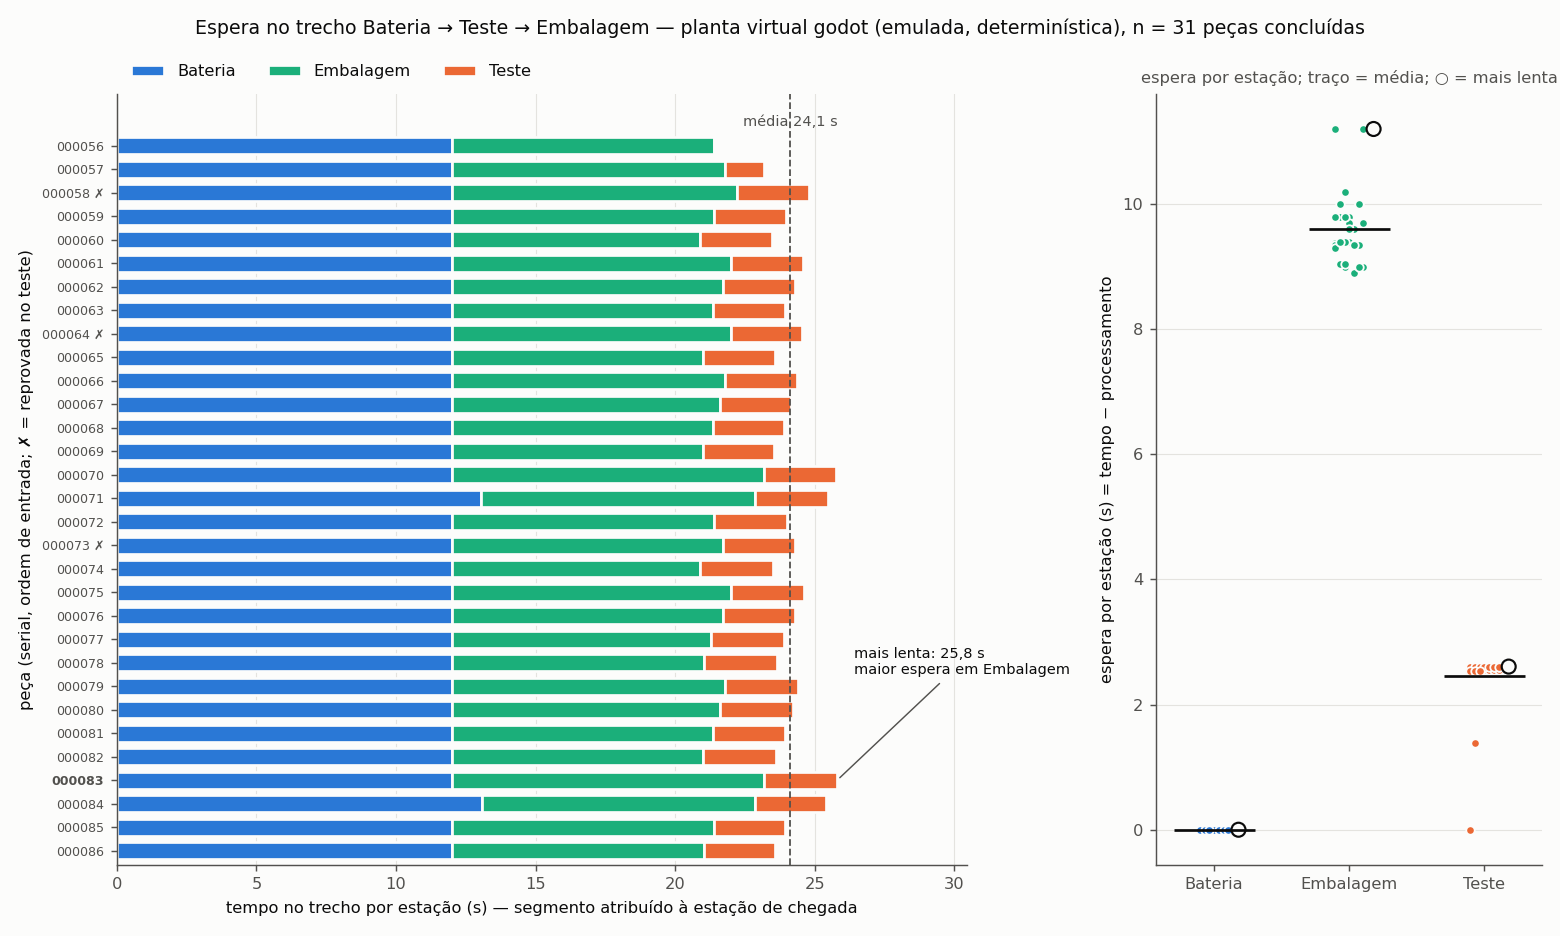

Source code (Python):
#!/usr/bin/env python3
# /// script
# requires-python = ">=3.12,<3.13"
# dependencies = ["matplotlib==3.10.3", "pyyaml>=6.0", "jsonschema>=4.23"]
# ///
"""Tarefa 2.9 (RF-A2-08): análise de espera por peça e por estação no trecho instrumentado.

- Lê o banco **só** por `app/nucleo/dados.py` (`Dados.lead_times`, `Dados.ficha`, `Dados.espera_por_estacao`), as
  mesmas funções da página Rastreio, com o banco aberto em `mode=ro` (o aas-sync é o único escritor, ADR-0007).
  Nenhum SQL próprio.
- Amostra = peças **concluídas** cujas origens estão todas em `medida` de `config/origens.yaml` (ADR-0013, ADR-0025).
  Se aparecer `emulador:roteiro` ou `emulador:teste`, o script para: dado sintético não entra em análise.
- Definições (docs/convencoes-fase-2.md §3 e §7; `nucleo/pecas.py`): lead time = saída − entrada; processamento =
  soma dos `dur_s`; espera = lead time − processamento; o ciclo associado (`inicio` → `fim`) é um segmento da
  estação do botão e os demais intervalos entre eventos consecutivos vão para a estação do evento de chegada
  (revisão de contratos da Fase 2, achado 1).
- Geração "Simulado (M2)" do lead time e da espera do trecho: `f0_replicacoes.csv` (tarefa 0.8, n = 30 sementes),
  só lida, não recalculada. Lead time e espera **não têm baseline no M1** (SPECS §2.1).

Saídas em --saida: f2_espera.md (tabelas), f2_espera.csv (uma linha por peça), f2_espera.png (gráfico).

Uso (pasta MOD 3):
  ~/.local/bin/uv run dados/analises/f2_espera.py --db dados/dados.f2.db
"""
from __future__ import annotations

import argparse
import csv
import os
import statistics
import sys
from collections import Counter
from dataclasses import dataclass
from pathlib import Path

AQUI = Path(__file__).resolve().parent
MOD3 = AQUI.parents[1]
sys.path[:0] = [str(MOD3 / "app"), str(MOD3 / "pipeline" / "contrato" / "src")]

from nucleo.configuracao import dispositivos as ler_dispositivos
from nucleo.dados import ORIGENS_MEDIDAS, BancoIndisponivel, Dados

PROIBIDAS = {"emulador:roteiro", "emulador:teste"}
# Cores: paleta categórica de referência (skill dataviz, slots 1–3 na ordem fixa), estação = identidade.
CORES = {"Bateria": "#2a78d6", "Teste": "#eb6834", "Embalagem": "#1baf7a"}
TEXTO, TEXTO2, SUPERFICIE = "#0b0b0b", "#52514e", "#fcfcfb"


@dataclass
class LinhaPeca:
    peca: str
    entrada: str
    lead_time_s: float
    processamento_s: float
    espera_s: float
    resultado_teste: int | None
    origens: str
    tempo: dict[str, float]          # tempo por estação (soma dos segmentos)
    espera: dict[str, float]         # espera por estação
    estacao_maior_espera: str


def fmt(v: float | None, casas: int = 3) -> str:
    if v is None:
        return "—"
    return f"{v:,.{casas}f}".replace(",", "X").replace(".", ",").replace("X", " ")


def carregar(db: Path, cfg: Path) -> tuple[list[LinhaPeca], dict[str, float], list[str], dict[str, int]]:
    try:
        dados = Dados(db, ler_dispositivos(cfg))
    except BancoIndisponivel as erro:
        sys.exit(f"erro: {erro}")
    with dados:
        todas = dados.pecas()
        concluidas = dados.lead_times(apenas_medidas=True)
        media_estacao = dados.espera_por_estacao(apenas_medidas=True)
        linhas: list[LinhaPeca] = []
        ordem: list[str] = []
        for r in sorted(concluidas, key=lambda r: r.entrada):
            alheias = (set(r.origens) - set(ORIGENS_MEDIDAS)) | (set(r.origens) & PROIBIDAS)
            if alheias:
                sys.exit(f"erro: peça {r.peca} com origem fora de 'medida': {sorted(map(str, alheias))} (ADR-0013)")
            ficha = dados.ficha(r.peca)
            tempo = {t.estacao: t.tempo_s for t in ficha.por_estacao}
            espera = {t.estacao: t.espera_s for t in ficha.por_estacao}
            for e in tempo:
                if e not in ordem:
                    ordem.append(e)
            linhas.append(LinhaPeca(r.peca, r.entrada.isoformat(timespec="milliseconds"), r.lead_time_s,
                                    r.processamento_s, r.espera_s, r.resultado_teste,
                                    ",".join(sorted(str(o) for o in r.origens)), tempo, espera,
                                    max(espera, key=espera.get)))
    situacoes = Counter(r.situacao for r in todas)
    return linhas, media_estacao, ordem, dict(situacoes)


def m2(caminho: Path) -> dict[str, dict[str, tuple[float, float, int]]]:
    """Média, desvio e n por cenário das colunas de lead time e espera do trecho (tarefa 0.8)."""
    if not caminho.exists():
        return {}
    cols = ("lt_trecho_media_min", "espera_trecho_media_min", "espera_fila_bateria_media_min")
    por: dict[str, dict[str, list[float]]] = {}
    with caminho.open(encoding="utf-8") as f:
        for r in csv.DictReader(f):
            if r.get("status") != "validada":
                continue
            for c in cols:
                por.setdefault(r["cenario"], {}).setdefault(c, []).append(float(r[c]))
    return {cen: {c: (statistics.fmean(v), statistics.stdev(v), len(v)) for c, v in d.items()}
            for cen, d in por.items()}


def grafico(linhas: list[LinhaPeca], ordem: list[str], lenta: LinhaPeca, media_lt: float, caminho: Path) -> None:
    import matplotlib
    matplotlib.use("Agg")
    import matplotlib.pyplot as plt

    plt.rcParams.update({"font.size": 9, "axes.edgecolor": TEXTO2, "axes.labelcolor": TEXTO,
                         "xtick.color": TEXTO2, "ytick.color": TEXTO2, "text.color": TEXTO})
    fig, (ax1, ax2) = plt.subplots(1, 2, figsize=(12, 7.2), gridspec_kw={"width_ratios": [2.2, 1]},
                                   facecolor=SUPERFICIE)
    ys = list(range(len(linhas)))
    esquerda = [0.0] * len(linhas)
    for est in ordem:
        larg = [ln.tempo.get(est, 0.0) for ln in linhas]
        ax1.barh(ys, larg, left=esquerda, height=0.72, color=CORES.get(est, "#888888"),
                 edgecolor=SUPERFICIE, linewidth=1.5, label=est)
        esquerda = [a + b for a, b in zip(esquerda, larg)]
    ax1.axvline(media_lt, color=TEXTO2, linewidth=1, linestyle="--")
    ax1.text(media_lt, -1.3, f"média {fmt(media_lt, 1)} s", ha="center", va="top", color=TEXTO2, fontsize=8)
    ax1.set_yticks(ys, [ln.peca.rsplit("-", 1)[-1] + (" ✗" if ln.resultado_teste == 0 else "") for ln in linhas],
                   fontsize=7)
    i = linhas.index(lenta)
    ax1.get_yticklabels()[i].set_fontweight("bold")
    ax1.annotate(f"mais lenta: {fmt(lenta.lead_time_s, 1)} s\nmaior espera em {lenta.estacao_maior_espera}",
                 xy=(lenta.lead_time_s, i), xytext=(lenta.lead_time_s + 0.6, i - 4.5), fontsize=8,
                 arrowprops={"arrowstyle": "-", "color": TEXTO2, "linewidth": 0.8})
    ax1.invert_yaxis()
    ax1.set_ylim(len(linhas) - 0.4, -2.2)
    ax1.set_xlim(0, max(ln.lead_time_s for ln in linhas) * 1.18)
    ax1.set_xlabel("tempo no trecho por estação (s) — segmento atribuído à estação de chegada")
    ax1.set_ylabel("peça (serial, ordem de entrada; ✗ = reprovada no teste)")
    ax1.legend(loc="lower left", bbox_to_anchor=(0, 1.0), frameon=False, ncols=3)
    ax1.grid(axis="x", color="#e4e3df", linewidth=0.6)
    ax1.set_axisbelow(True)

    for k, est in enumerate(ordem):
        vals = [ln.espera.get(est, 0.0) for ln in linhas]
        xs = [k + (j % 7 - 3) * 0.035 for j in range(len(vals))]
        ax2.scatter(xs, vals, s=22, color=CORES.get(est, "#888888"), edgecolors=SUPERFICIE, linewidths=1, zorder=3)
        ax2.hlines(statistics.fmean(vals), k - 0.3, k + 0.3, color=TEXTO, linewidth=1.5, zorder=4)
        ax2.scatter([k + 0.18], [lenta.espera.get(est, 0.0)], s=60, facecolors="none", edgecolors=TEXTO,
                    linewidths=1.2, zorder=5)
    ax2.set_xticks(range(len(ordem)), ordem)
    ax2.set_ylabel("espera por estação (s) = tempo − processamento")
    ax2.set_title("espera por estação; traço = média; ○ = mais lenta", fontsize=9, color=TEXTO2)
    ax2.grid(axis="y", color="#e4e3df", linewidth=0.6)
    ax2.set_axisbelow(True)
    for ax in (ax1, ax2):
        ax.set_facecolor(SUPERFICIE)
        for lado in ("top", "right"):
            ax.spines[lado].set_visible(False)
    fig.suptitle(f"Espera no trecho Bateria → Teste → Embalagem — planta virtual godot (emulada, determinística), "
                 f"n = {len(linhas)} peças concluídas", fontsize=10.5)
    fig.tight_layout()
    fig.savefig(caminho, dpi=130, facecolor=SUPERFICIE)
    plt.close(fig)


def main() -> None:
    p = argparse.ArgumentParser(description=__doc__, formatter_class=argparse.RawDescriptionHelpFormatter)
    p.add_argument("--db", type=Path, default=Path(os.environ.get("DB_PATH", MOD3 / "dados" / "dados.f2.db")))
    p.add_argument("--dispositivos", type=Path,
                   default=Path(os.environ.get("DISPOSITIVOS_PATH", MOD3 / "config" / "dispositivos.yaml")))
    p.add_argument("--m2", type=Path, default=AQUI / "f0_replicacoes.csv")
    p.add_argument("--saida", type=Path, default=AQUI)
    a = p.parse_args()

    linhas, media_estacao, ordem, situacoes = carregar(a.db, a.dispositivos)
    if len(linhas) < 3:
        sys.exit(f"RECUSADO: {len(linhas)} peça(s) concluída(s) com origem medida; são precisas ≥ 3 (RF-A2-07).")
    lts = [ln.lead_time_s for ln in linhas]
    esps = [ln.espera_s for ln in linhas]
    media_lt, dp_lt = statistics.fmean(lts), statistics.stdev(lts)
    lenta = max(linhas, key=lambda ln: ln.lead_time_s)
    rapida = min(linhas, key=lambda ln: ln.lead_time_s)
    origens = sorted({o for ln in linhas for o in ln.origens.split(",")})
    a.saida.mkdir(parents=True, exist_ok=True)

    with (a.saida / "f2_espera.csv").open("w", newline="", encoding="utf-8") as f:
        w = csv.writer(f)
        w.writerow(["peca", "entrada_utc", "lead_time_s", "processamento_s", "espera_s", "resultado_teste",
                    *[f"tempo_{e}_s" for e in ordem], *[f"espera_{e}_s" for e in ordem], "estacao_maior_espera",
                    "origens"])
        for ln in linhas:
            w.writerow([ln.peca, ln.entrada, f"{ln.lead_time_s:.6f}", f"{ln.processamento_s:.3f}",
                        f"{ln.espera_s:.6f}", "" if ln.resultado_teste is None else ln.resultado_teste,
                        *[f"{ln.tempo.get(e, 0.0):.6f}" for e in ordem],
                        *[f"{ln.espera.get(e, 0.0):.6f}" for e in ordem], ln.estacao_maior_espera, ln.origens])
    grafico(linhas, ordem, lenta, media_lt, a.saida / "f2_espera.png")

    # desvio de cada estação da mais lenta contra a média da estação: onde ela perdeu tempo
    desvio_lenta = {e: lenta.espera.get(e, 0.0) - media_estacao.get(e, 0.0) for e in ordem}
    est_desvio = max(desvio_lenta, key=desvio_lenta.get)
    maior_espera = Counter(ln.estacao_maior_espera for ln in linhas)
    soma_esp = statistics.fmean(esps)

    md: list[str] = [
        "# Tarefa 2.9 — espera por peça e por estação (gerado por `f2_espera.py`)",
        "",
        (f"Banco: `{a.db.name}` (aberto só para leitura por `app/nucleo/dados.py`). Origens da amostra: "
         f"{', '.join(f'`{o}`' for o in origens)}. **Planta virtual emulada e determinística** (ADR-0002, ADR-0013 "
         "item 5): os números servem para fluxo, rastreio e lead time do trecho de demonstração, não são medição "
         "física nem amostra de tempo de ciclo."),
        "",
        (f"Peças no banco por situação: {', '.join(f'{k} {v}' for k, v in sorted(situacoes.items()))}. "
         f"Amostra = {len(linhas)} concluídas."),
        "",
        "![Espera por peça e por estação](f2_espera.png)",
        "",
        "## Resumo do trecho",
        "",
        f"| Grandeza (n = {len(linhas)}) | Média | Desvio | Mín. | Mediana | Máx. |",
        "|---|---:|---:|---:|---:|---:|",
        (f"| Lead time (s) | {fmt(media_lt)} | {fmt(dp_lt)} | {fmt(min(lts))} | {fmt(statistics.median(lts))} | "
         f"{fmt(max(lts))} |"),
        (f"| Processamento Σ dur_s (s) | {fmt(statistics.fmean(ln.processamento_s for ln in linhas))} | "
         f"{fmt(statistics.stdev(ln.processamento_s for ln in linhas))} | "
         f"{fmt(min(ln.processamento_s for ln in linhas))} | — | {fmt(max(ln.processamento_s for ln in linhas))} |"),
        (f"| Espera = LT − processamento (s) | {fmt(soma_esp)} | {fmt(statistics.stdev(esps))} | {fmt(min(esps))} | "
         f"{fmt(statistics.median(esps))} | {fmt(max(esps))} |"),
        f"| Espera / lead time | {fmt(100 * soma_esp / media_lt, 1)} % | | | | |",
        "",
        "## Espera por estação (média das concluídas, `Dados.espera_por_estacao`)",
        "",
        "| Estação | Espera média (s) | Desvio (s) | Mín. | Máx. | Peças em que é a maior espera |",
        "|---|---:|---:|---:|---:|---:|",
    ]
    for e in ordem:
        v = [ln.espera.get(e, 0.0) for ln in linhas]
        md.append(f"| {e} | {fmt(media_estacao.get(e))} | {fmt(statistics.stdev(v))} | {fmt(min(v))} | "
                  f"{fmt(max(v))} | {maior_espera.get(e, 0)} |")
    md += [
        "",
        "## Peça mais lenta e onde esperou",
        "",
        (f"Mais lenta: **`{lenta.peca}`**, lead time {fmt(lenta.lead_time_s)} s "
         f"({fmt(lenta.lead_time_s - media_lt)} s, {fmt(100 * (lenta.lead_time_s - media_lt) / media_lt, 1)} % "
         f"sobre a média; {fmt((lenta.lead_time_s - media_lt) / dp_lt, 2)} desvios). Processamento "
         f"{fmt(lenta.processamento_s)} s, espera {fmt(lenta.espera_s)} s. Mais rápida: `{rapida.peca}`, "
         f"{fmt(rapida.lead_time_s)} s."),
        "",
        "| Estação | Tempo da mais lenta (s) | Espera da mais lenta (s) | Espera média da estação (s) | Diferença (s) |",
        "|---|---:|---:|---:|---:|",
    ]
    for e in ordem:
        md.append(f"| {e} | {fmt(lenta.tempo.get(e))} | {fmt(lenta.espera.get(e))} | {fmt(media_estacao.get(e))} | "
                  f"{fmt(desvio_lenta[e])} |")
    md += [
        "",
        (f"Maior espera absoluta da mais lenta: **{lenta.estacao_maior_espera}**. Estação em que ela mais se afastou "
         f"da média: **{est_desvio}** ({fmt(desvio_lenta[est_desvio])} s de "
         f"{fmt(lenta.lead_time_s - media_lt)} s de excesso)."),
    ]
    with Dados(a.db, ler_dispositivos(a.dispositivos)) as dados:
        ficha = dados.ficha(lenta.peca)
    md += ["", (f"Ficha da mais lenta (`Dados.ficha`, a mesma da página Rastreio; comparação: "
                f"{ficha.comparacao.classificacao}, base {ficha.comparacao.base}, n = {ficha.comparacao.n}):"), "",
           "| ts (UTC, gateway) | Estação | Evento | Valor | Origem |", "|---|---|---|---:|---|"]
    md += [(f"| {e.ts.isoformat(timespec='milliseconds')} | {e.estacao} | {e.evento} | "
            f"{'—' if e.valor is None else fmt(e.valor)} | `{e.origem}` |") for e in ficha.eventos]
    md += ["", "## Comparação com o Simulado (M2), trecho Bateria → Embalagem (tarefa 0.8)", ""]
    sim = m2(a.m2)
    if sim:
        md += ["| Geração | Fonte | n | Lead time do trecho | Espera no trecho | Espera / LT |",
               "|---|---|---:|---:|---:|---:|"]
        for cen in ("Atual", "SPI/AOI + Lean ampliado"):
            if cen not in sim:
                continue
            lt, es = sim[cen]["lt_trecho_media_min"], sim[cen]["espera_trecho_media_min"]
            rel = f"{fmt(100 * es[0] / lt[0], 1)} %" if lt[0] else "—"
            md.append(f"| Simulado (M2), {cen} | simulador do M2, 30 sementes | {lt[2]} | "
                      f"{fmt(lt[0] * 60, 1)} ± {fmt(lt[1] * 60, 1)} s ({fmt(lt[0], 2)} min) | "
                      f"{fmt(es[0] * 60, 1)} ± {fmt(es[1] * 60, 1)} s | {rel} |")
        md.append(f"| Planta virtual (M3) | `emulador:godot`, determinística | {len(linhas)} | "
                  f"{fmt(media_lt, 1)} ± {fmt(dp_lt, 1)} s | {fmt(soma_esp, 1)} ± {fmt(statistics.stdev(esps), 1)} s | "
                  f"{fmt(100 * soma_esp / media_lt, 1)} % |")
        md.append("| Baseline / meta (M1) | SPECS §2.1 | — | sem baseline no M1 | sem baseline no M1 | — |")
    else:
        md.append(f"`{a.m2.name}` não encontrado: comparação pendente.")
    (a.saida / "f2_espera.md").write_text("\n".join(md) + "\n", encoding="utf-8")
    print("\n".join(md))


if __name__ == "__main__":
    main()
